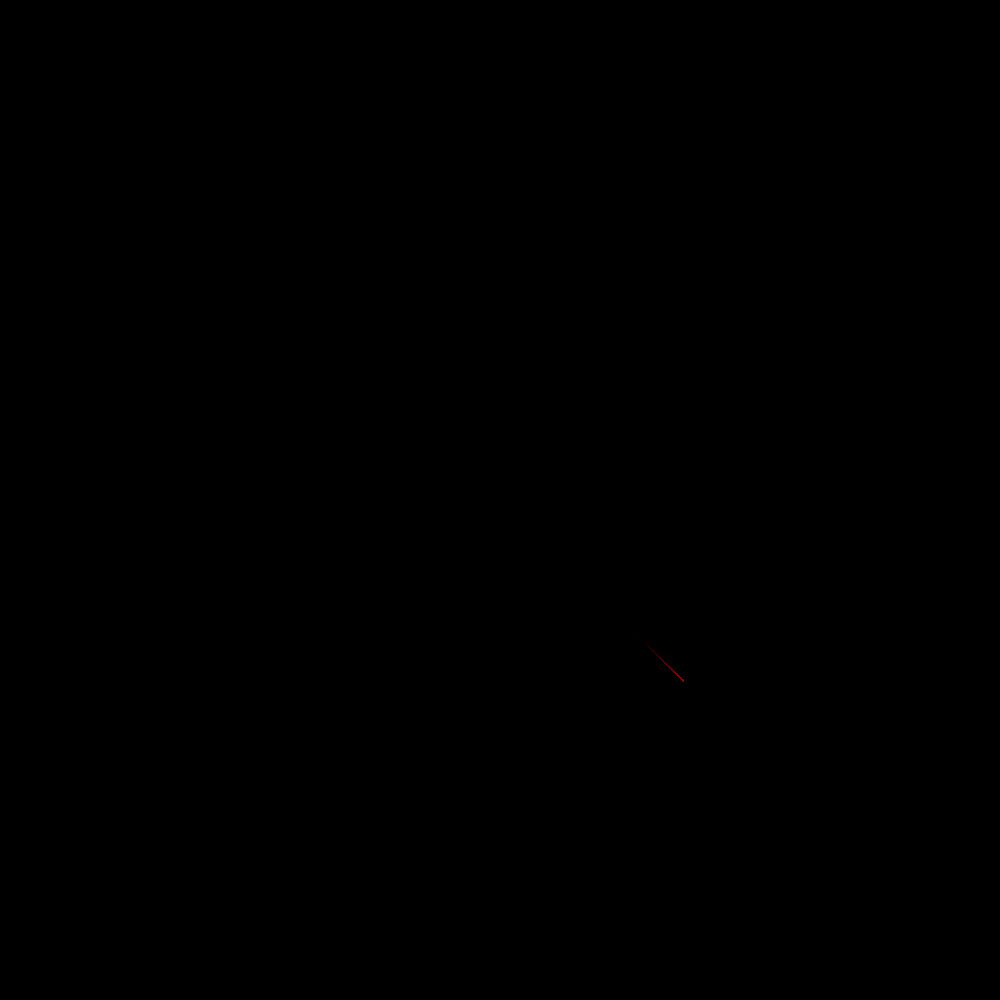
Frame 1 (no input)
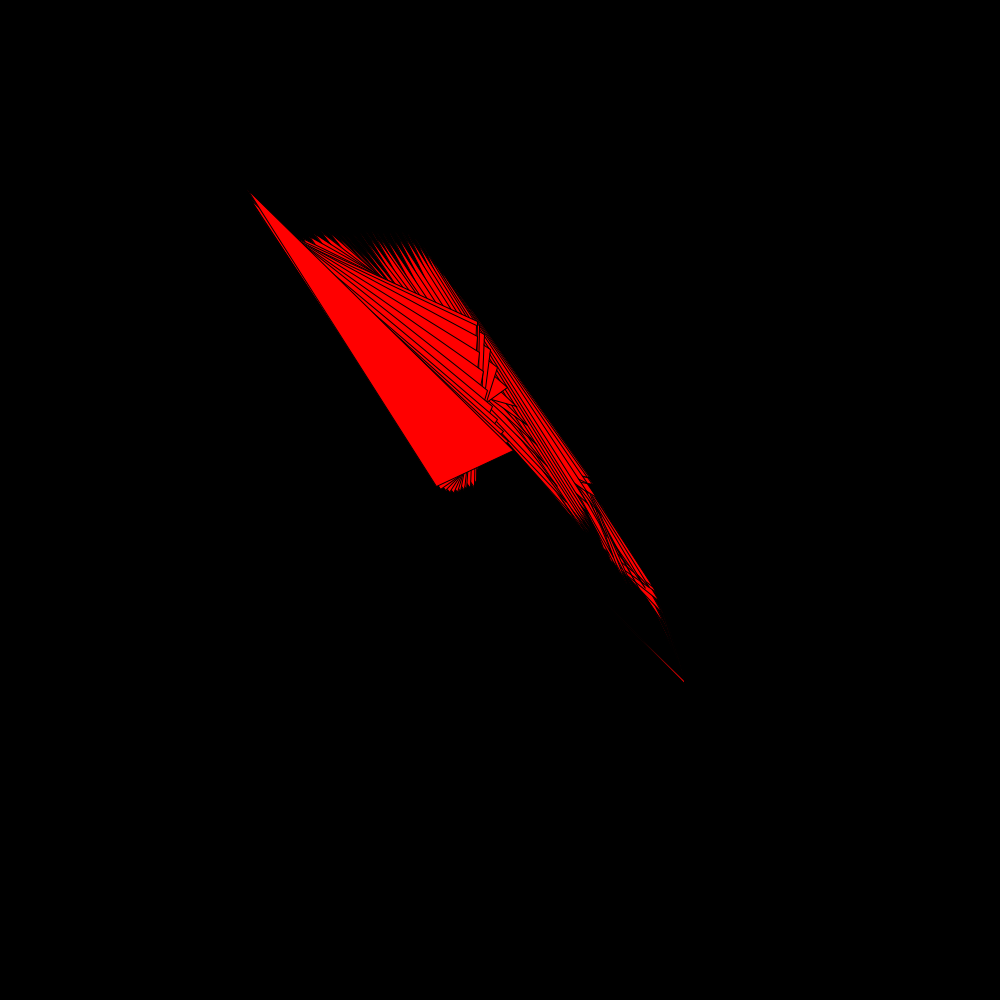
Frame 60 (the mouse pressed at the canvas centre just before this capture)
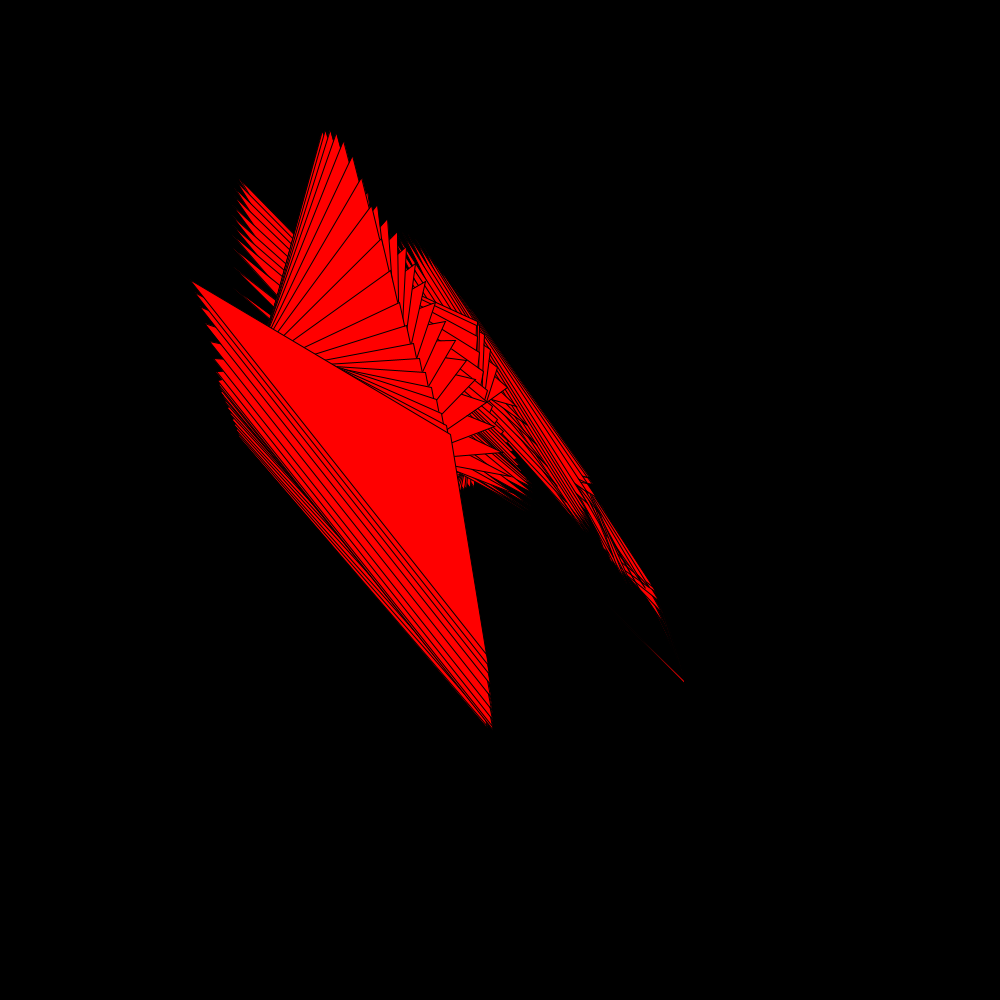
Frame 120 (the mouse held since frame 60 and released just before this capture)

The Processing sketch that drew these frames (run headless with seeded random() and noise(); from frame 60 on, the mouse is pressed at the canvas centre):

// Processing sketch: ruidoTriangulo
// ── ruidoTriangulo.pde
float xoff = 0.0;
float yoff = 0.0;


void setup(){
 size(1000,1000);
 background(0);
  frameRate(60);
  fill(255,0,0);
}


void draw(){
  xoff += 0.01;
  yoff += 0.02;
  beginShape();
  vertex(noise(xoff)*width,noise(yoff)*height);
  noiseSeed(1);
  vertex(noise(xoff)*width,noise(yoff)*height);
  noiseSeed(2);
  vertex(noise(xoff)*width,noise(yoff)*height);
  noiseSeed(3);
  vertex(noise(xoff)*width,noise(yoff)*height);
  endShape(CLOSE); 
}
